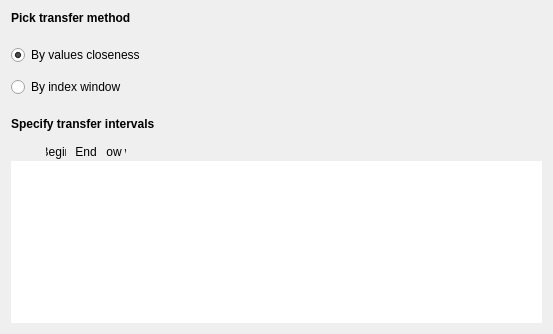
<?xml version="1.0" encoding="UTF-8"?>
<ui version="4.0">
 <class>IntermarkersTransferDialog</class>
 <widget class="QWidget" name="IntermarkersTransferDialog">
  <property name="geometry">
   <rect>
    <x>0</x>
    <y>0</y>
    <width>549</width>
    <height>309</height>
   </rect>
  </property>
  <property name="windowTitle">
   <string>Form</string>
  </property>
  <layout class="QVBoxLayout" name="verticalLayout">
   <property name="spacing">
    <number>12</number>
   </property>
   <item>
    <widget class="QLabel" name="label">
     <property name="font">
      <font>
       <bold>true</bold>
      </font>
     </property>
     <property name="text">
      <string>Pick transfer method</string>
     </property>
    </widget>
   </item>
   <item>
    <spacer name="verticalSpacer_2">
     <property name="orientation">
      <enum>Qt::Vertical</enum>
     </property>
     <property name="sizeType">
      <enum>QSizePolicy::Fixed</enum>
     </property>
     <property name="sizeHint" stdset="0">
      <size>
       <width>0</width>
       <height>8</height>
      </size>
     </property>
    </spacer>
   </item>
   <item>
    <widget class="QRadioButton" name="byClosenessRadioButton">
     <property name="text">
      <string>By values closeness</string>
     </property>
     <property name="checked">
      <bool>true</bool>
     </property>
    </widget>
   </item>
   <item>
    <widget class="QRadioButton" name="byWindowRadioButton">
     <property name="text">
      <string>By index window</string>
     </property>
    </widget>
   </item>
   <item>
    <spacer name="verticalSpacer">
     <property name="orientation">
      <enum>Qt::Vertical</enum>
     </property>
     <property name="sizeType">
      <enum>QSizePolicy::Fixed</enum>
     </property>
     <property name="sizeHint" stdset="0">
      <size>
       <width>0</width>
       <height>8</height>
      </size>
     </property>
    </spacer>
   </item>
   <item>
    <widget class="QLabel" name="label_2">
     <property name="font">
      <font>
       <bold>true</bold>
      </font>
     </property>
     <property name="text">
      <string>Specify transfer intervals</string>
     </property>
    </widget>
   </item>
   <item>
    <widget class="QTableWidget" name="intervalsTableWidget">
     <property name="minimumSize">
      <size>
       <width>531</width>
       <height>180</height>
      </size>
     </property>
     <property name="maximumSize">
      <size>
       <width>16777215</width>
       <height>180</height>
      </size>
     </property>
     <property name="styleSheet">
      <string notr="true">QTableWidget
{
	border: none;
}

QTableWidget::item 
{
	padding: 0px;
	margin: 5px;
	border: none;
}

QTableWidget QHeaderView 
{
	border: none;
}

QTableWidget QHeaderView::section:horizontal
{
	border: none;
	padding: 0px;
	margin: 0px;
	margin-left: 5px;
	margin-right: 5px;
}</string>
     </property>
     <property name="frameShadow">
      <enum>QFrame::Plain</enum>
     </property>
     <property name="horizontalScrollBarPolicy">
      <enum>Qt::ScrollBarAsNeeded</enum>
     </property>
     <property name="sizeAdjustPolicy">
      <enum>QAbstractScrollArea::AdjustToContentsOnFirstShow</enum>
     </property>
     <property name="autoScroll">
      <bool>false</bool>
     </property>
     <property name="editTriggers">
      <set>QAbstractItemView::NoEditTriggers</set>
     </property>
     <property name="selectionMode">
      <enum>QAbstractItemView::NoSelection</enum>
     </property>
     <property name="verticalScrollMode">
      <enum>QAbstractItemView::ScrollPerPixel</enum>
     </property>
     <property name="horizontalScrollMode">
      <enum>QAbstractItemView::ScrollPerPixel</enum>
     </property>
     <property name="showGrid">
      <bool>false</bool>
     </property>
     <property name="gridStyle">
      <enum>Qt::NoPen</enum>
     </property>
     <property name="wordWrap">
      <bool>false</bool>
     </property>
     <property name="cornerButtonEnabled">
      <bool>false</bool>
     </property>
     <attribute name="horizontalHeaderVisible">
      <bool>true</bool>
     </attribute>
     <attribute name="horizontalHeaderMinimumSectionSize">
      <number>30</number>
     </attribute>
     <attribute name="horizontalHeaderDefaultSectionSize">
      <number>30</number>
     </attribute>
     <attribute name="verticalHeaderVisible">
      <bool>false</bool>
     </attribute>
     <attribute name="verticalHeaderMinimumSectionSize">
      <number>0</number>
     </attribute>
     <attribute name="verticalHeaderDefaultSectionSize">
      <number>0</number>
     </attribute>
     <column>
      <property name="text">
       <string/>
      </property>
     </column>
     <column>
      <property name="text">
       <string>Begin</string>
      </property>
     </column>
     <column>
      <property name="text">
       <string>End</string>
      </property>
     </column>
     <column>
      <property name="text">
       <string>Window width</string>
      </property>
     </column>
     <column>
      <property name="text">
       <string/>
      </property>
     </column>
    </widget>
   </item>
  </layout>
 </widget>
 <resources/>
 <connections/>
</ui>
